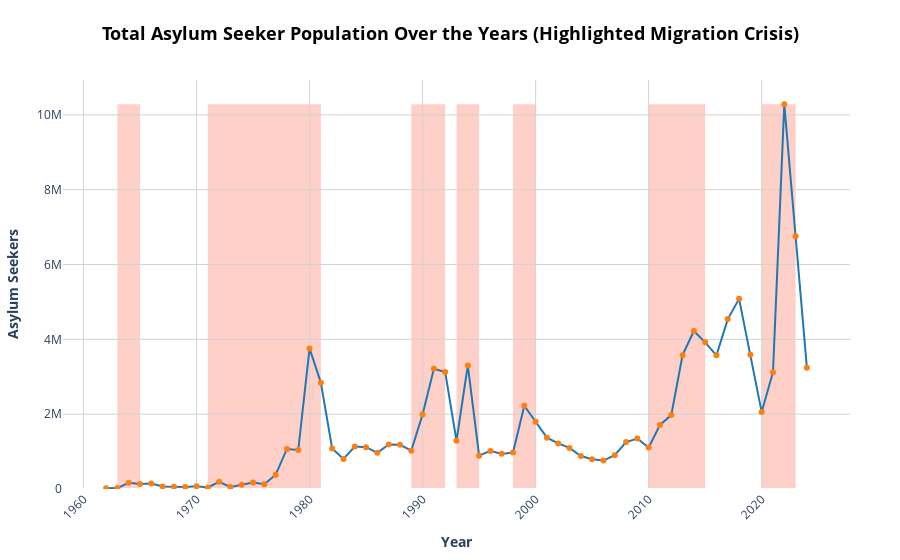

This figure's notebook cell:
### Markdown cell above
## Asylum seekers over the years <a class="anchor" id="total_asylum"></a>
This graph shows how the asylum seeker population behave over the years, <br>
the highlighted zones represent an increment greater than 50%.<br>
Hovering over the graph lets you know which are the top 3 countries that contribute to that year migration.

### Code cell
functions_and_backend.New_asylum_seekers_graph()

### Figure 1 — Plotly figure (JSON) as saved in the notebook; plotly's stock layout.template omitted (floating-point values rounded to 4 significant figures)
{"data": [{"customdata": ["<b>Year: 1962<br>Total: 20,353<br><br>Top three origin countries:</b><br>Angola: 20,277<br>Iraq: 17<br>Dem. Rep. of the Congo: 13<br>Other: 46", "<b>Year: 1963<br>Total: 25,270<br><br>Top three origin countries:</b><br>Sudan: 13,000<br>Rwanda: 7,000<br>Angola: 5,000<br>Other: 270", "<b>Year: 1964<br>Total: 163,790<br><br>Top three origin countries:</b><br>Congo, Republic of: 58,700<br>Rwanda: 38,300<br>Angola: 25,000<br>Other: 41,790", "<b>Year: 1965<br>Total: 135,270<br><br>Top three origin countries:</b><br>Sudan: 61,700<br>Guinea-Bissau: 20,000<br>Angola: 20,000<br>Other: 33,570", "<b>Year: 1966<br>Total: 143,810<br><br>Top three origin countries:</b><br>Congo, Republic of: 45,000<br>Angola: 34,800<br>Sudan: 32,500<br>Other: 31,510", "<b>Year: 1967<br>Total: 68,180<br><br>Top three origin countries:</b><br>Ethiopia: 28,600<br>Sudan: 13,170<br>Angola: 12,400<br>Other: 14,010", "<b>Year: 1968<br>Total: 62,500<br><br>Top three origin countries:</b><br>Sudan: 15,510<br>Angola: 15,060<br>Zambia: 15,000<br>Other: 16,930", "<b>Year: 1969<br>Total: 52,400<br><br>Top three origin countries:</b><br>Angola: 20,480<br>Guinea-Bissau: 11,050<br>Sudan: 9,500<br>Other: 11,370", "<b>Year: 1970<br>Total: 72,513<br><br>Top three origin countries:</b><br>Ethiopia: 23,364<br>Mozambique: 16,720<br>Unknown/other: 7,699<br>Other: 24,730", "<b>Year: 1971<br>Total: 41,398<br><br>Top three origin countries:</b><br>Guinea-Bissau: 13,000<br>Sudan: 5,901<br>Unknown/other: 5,695<br>Other: 16,802", "<b>Year: 1972<br>Total: 192,564<br><br>Top three origin countries:</b><br>Burundi: 129,037<br>Malawi: 20,005<br>Angola: 8,955<br>Other: 34,567", "<b>Year: 1973<br>Total: 55,363<br><br>Top three origin countries:</b><br>Unknown/other: 15,427<br>Rwanda: 10,380<br>Angola: 5,780<br>Other: 23,776", "<b>Year: 1974<br>Total: 116,276<br><br>Top three origin countries:</b><br>Angola: 52,800<br>Unknown/other: 30,597<br>Rwanda: 11,140<br>Other: 21,739", "<b>Year: 1975<br>Total: 174,200<br><br>Top three origin countries:</b><br>Lao People's Dem. Rep.: 57,070<br>Ethiopia: 42,358<br>Cambodia: 26,595<br>Other: 48,177", "<b>Year: 1976<br>Total: 129,442<br><br>Top three origin countries:</b><br>Angola: 27,575<br>Lao People's Dem. Rep.: 23,485<br>Zimbabwe: 18,223<br>Other: 60,159", "<b>Year: 1977<br>Total: 381,959<br><br>Top three origin countries:</b><br>Dem. Rep. of the Congo: 220,721<br>Ethiopia: 42,226<br>Zimbabwe: 37,278<br>Other: 81,734", "<b>Year: 1978<br>Total: 1,070,264<br><br>Top three origin countries:</b><br>Ethiopia: 239,264<br>Myanmar: 196,000<br>Angola: 120,465<br>Other: 514,535", "<b>Year: 1979<br>Total: 1,042,860<br><br>Top three origin countries:</b><br>Ethiopia: 436,430<br>Viet Nam: 207,481<br>Uganda: 85,748<br>Other: 313,201", "<b>Year: 1980<br>Total: 3,758,283<br><br>Top three origin countries:</b><br>Ethiopia: 1,571,956<br>Afghanistan: 1,308,405<br>Uganda: 144,428<br>Other: 733,494", "<b>Year: 1981<br>Total: 2,842,696<br><br>Top three origin countries:</b><br>Afghanistan: 2,354,516<br>Unknown/other: 140,172<br>Viet Nam: 66,870<br>Other: 281,138", "<b>Year: 1982<br>Total: 1,085,662<br><br>Top three origin countries:</b><br>Afghanistan: 515,423<br>Uganda: 115,023<br>Viet Nam: 73,852<br>Other: 381,364", "<b>Year: 1983<br>Total: 804,312<br><br>Top three origin countries:</b><br>Rwanda: 220,655<br>Afghanistan: 204,003<br>Viet Nam: 55,162<br>Other: 324,492", "<b>Year: 1984<br>Total: 1,136,996<br><br>Top three origin countries:</b><br>Ethiopia: 259,530<br>Rwanda: 223,800<br>Chad: 171,865<br>Other: 481,801", "<b>Year: 1985<br>Total: 1,116,991<br><br>Top three origin countries:</b><br>Ethiopia: 334,923<br>Afghanistan: 199,926<br>Chad: 102,567<br>Other: 479,575", "<b>Year: 1986<br>Total: 967,311<br><br>Top three origin countries:</b><br>Afghanistan: 478,105<br>Unknown/other: 85,613<br>Sudan: 46,746<br>Other: 356,847", "<b>Year: 1987<br>Total: 1,187,938<br><br>Top three origin countries:</b><br>Afghanistan: 496,133<br>Sudan: 106,416<br>Mozambique: 106,001<br>Other: 479,388", "<b>Year: 1988<br>Total: 1,181,769<br><br>Top three origin countries:</b><br>Mozambique: 285,593<br>Afghanistan: 102,015<br>Unknown/other: 93,408<br>Other: 700,753", "<b>Year: 1989<br>Total: 1,024,573<br><br>Top three origin countries:</b><br>Mozambique: 220,117<br>Unknown/other: 148,245<br>Sudan: 89,289<br>Other: 566,922", "<b>Year: 1990<br>Total: 1,992,142<br><br>Top three origin countries:</b><br>Liberia: 738,613<br>Ethiopia: 184,368<br>Mozambique: 116,865<br>Other: 952,296", "<b>Year: 1991<br>Total: 3,212,153<br><br>Top three origin countries:</b><br>Iraq: 1,423,062<br>Myanmar: 400,205<br>Serbia and Kosovo: S/RES/1244 (1999): 167,779<br>Other: 1,221,107", "<b>Year: 1992<br>Total: 3,125,044<br><br>Top three origin countries:</b><br>Bosnia and Herzegovina: 460,751<br>Azerbaijan: 300,231<br>Somalia: 286,915<br>Other: 2,077,147", "<b>Year: 1993<br>Total: 1,287,930<br><br>Top three origin countries:</b><br>Liberia: 190,647<br>Togo: 160,618<br>Serbia and Kosovo: S/RES/1244 (1999): 100,330<br>Other: 836,335", "<b>Year: 1994<br>Total: 3,303,742<br><br>Top three origin countries:</b><br>Rwanda: 2,311,231<br>Liberia: 131,609<br>Burundi: 113,160<br>Other: 747,742", "<b>Year: 1995<br>Total: 890,584<br><br>Top three origin countries:</b><br>Croatia: 171,798<br>El Salvador: 75,611<br>Serbia and Kosovo: S/RES/1244 (1999): 59,096<br>Other: 584,079", "<b>Year: 1996<br>Total: 1,018,273<br><br>Top three origin countries:</b><br>Burundi: 147,003<br>Iraq: 92,937<br>Rwanda: 88,614<br>Other: 689,719", "<b>Year: 1997<br>Total: 938,994<br><br>Top three origin countries:</b><br>Burundi: 136,234<br>Sierra Leone: 78,507<br>Dem. Rep. of the Congo: 75,628<br>Other: 648,625", "<b>Year: 1998<br>Total: 977,354<br><br>Top three origin countries:</b><br>Sierra Leone: 283,603<br>Serbia and Kosovo: S/RES/1244 (1999): 131,529<br>Iraq: 41,509<br>Other: 520,713", "<b>Year: 1999<br>Total: 2,224,738<br><br>Top three origin countries:</b><br>Serbia and Kosovo: S/RES/1244 (1999): 990,247<br>Timor-Leste: 280,000<br>Dem. Rep. of the Congo: 144,510<br>Other: 809,981", "<b>Year: 2000<br>Total: 1,796,723<br><br>Top three origin countries:</b><br>Afghanistan: 633,338<br>Dem. Rep. of the Congo: 160,480<br>Eritrea: 101,023<br>Other: 901,882", "<b>Year: 2001<br>Total: 1,372,923<br><br>Top three origin countries:</b><br>Afghanistan: 358,249<br>North Macedonia: 100,193<br>Dem. Rep. of the Congo: 63,609<br>Other: 850,872", "<b>Year: 2002<br>Total: 1,219,163<br><br>Top three origin countries:</b><br>Afghanistan: 128,932<br>Liberia: 116,561<br>Dem. Rep. of the Congo: 74,900<br>Other: 898,770", "<b>Year: 2003<br>Total: 1,097,961<br><br>Top three origin countries:</b><br>Sudan: 123,448<br>Afghanistan: 119,193<br>Liberia: 102,818<br>Other: 752,502", "<b>Year: 2004<br>Total: 880,645<br><br>Top three origin countries:</b><br>Sudan: 161,918<br>Afghanistan: 111,572<br>Dem. Rep. of the Congo: 60,374<br>Other: 546,781", "<b>Year: 2005<br>Total: 796,631<br><br>Top three origin countries:</b><br>Afghanistan: 109,569<br>Togo: 55,914<br>Myanmar: 55,511<br>Other: 575,637", "<b>Year: 2006<br>Total: 760,915<br><br>Top three origin countries:</b><br>Afghanistan: 111,352<br>Somalia: 59,419<br>Iraq: 34,418<br>Other: 555,726", "<b>Year: 2007<br>Total: 903,205<br><br>Top three origin countries:</b><br>Iraq: 187,116<br>Afghanistan: 115,019<br>Somalia: 87,289<br>Other: 513,781", "<b>Year: 2008<br>Total: 1,255,665<br><br>Top three origin countries:</b><br>Somalia: 150,755<br>Iraq: 138,452<br>Afghanistan: 127,441<br>Other: 839,017", "<b>Year: 2009<br>Total: 1,349,840<br><br>Top three origin countries:</b><br>Dem. Rep. of the Congo: 176,031<br>Somalia: 170,907<br>Zimbabwe: 158,450<br>Other: 844,452", "<b>Year: 2010<br>Total: 1,106,948<br><br>Top three origin countries:</b><br>Somalia: 158,643<br>Zimbabwe: 149,377<br>Afghanistan: 136,158<br>Other: 662,770", "<b>Year: 2011<br>Total: 1,713,816<br><br>Top three origin countries:</b><br>Somalia: 336,164<br>Côte d'Ivoire: 241,045<br>Libya: 154,978<br>Other: 981,629", "<b>Year: 2012<br>Total: 1,974,939<br><br>Top three origin countries:</b><br>Syrian Arab Rep.: 680,042<br>Afghanistan: 158,375<br>Mali: 146,221<br>Other: 990,301", "<b>Year: 2013<br>Total: 3,578,218<br><br>Top three origin countries:</b><br>Syrian Arab Rep.: 2,265,655<br>Afghanistan: 148,019<br>Central African Rep.: 96,655<br>Other: 1,067,889", "<b>Year: 2014<br>Total: 4,224,482<br><br>Top three origin countries:</b><br>Syrian Arab Rep.: 1,724,889<br>South Sudan: 501,541<br>Pakistan: 319,028<br>Other: 1,679,024", "<b>Year: 2015<br>Total: 3,919,652<br><br>Top three origin countries:</b><br>Syrian Arab Rep.: 1,453,978<br>Afghanistan: 368,960<br>Burundi: 240,619<br>Other: 1,856,095", "<b>Year: 2016<br>Total: 3,573,444<br><br>Top three origin countries:</b><br>Syrian Arab Rep.: 759,114<br>South Sudan: 739,877<br>Afghanistan: 335,769<br>Other: 1,738,684", "<b>Year: 2017<br>Total: 4,541,717<br><br>Top three origin countries:</b><br>South Sudan: 1,005,888<br>Syrian Arab Rep.: 863,523<br>Myanmar: 677,996<br>Other: 1,994,310", "<b>Year: 2018<br>Total: 5,082,113<br><br>Top three origin countries:</b><br>Venezuela (Bolivarian Republic of): 2,528,744<br>Syrian Arab Rep.: 633,257<br>Afghanistan: 215,770<br>Other: 1,704,342", "<b>Year: 2019<br>Total: 3,591,477<br><br>Top three origin countries:</b><br>Venezuela (Bolivarian Republic of): 1,524,529<br>Afghanistan: 231,785<br>Syrian Arab Rep.: 142,197<br>Other: 1,692,966", "<b>Year: 2020<br>Total: 2,055,803<br><br>Top three origin countries:</b><br>Venezuela (Bolivarian Republic of): 572,886<br>Afghanistan: 175,760<br>Azerbaijan: 91,409<br>Other: 1,215,748", "<b>Year: 2021<br>Total: 3,122,800<br><br>Top three origin countries:</b><br>Afghanistan: 917,020<br>Venezuela (Bolivarian Republic of): 664,963<br>Syrian Arab Rep.: 126,992<br>Other: 1,413,825", "<b>Year: 2022<br>Total: 10,285,610<br><br>Top three origin countries:</b><br>Ukraine: 5,780,042<br>Venezuela (Bolivarian Republic of): 1,223,672<br>Afghanistan: 816,434<br>Other: 2,465,462", "<b>Year: 2023<br>Total: 6,754,870<br><br>Top three origin countries:</b><br>Ukraine: 1,082,208<br>Venezuela (Bolivarian Republic of): 1,021,351<br>Sudan: 810,161<br>Other: 3,841,150", "<b>Year: 2024<br>Total: 3,239,238<br><br>Top three origin countries:</b><br>Venezuela (Bolivarian Republic of): 680,192<br>Sudan: 465,878<br>Ukraine: 418,261<br>Other: 1,674,907"], "hovertemplate": "%{customdata}", "line": {"color": "#1f77b4", "width": 2}, "marker": {"color": "#ff7f0e", "size": 6}, "mode": "lines+markers", "name": "Total Asylum Seekers", "type": "scatter", "x": [1962, 1963, 1964, 1965, 1966, 1967, 1968, 1969, 1970, 1971, 1972, 1973, 1974, 1975, 1976, 1977, 1978, 1979, 1980, 1981, 1982, 1983, 1984, 1985, 1986, 1987, 1988, 1989, 1990, 1991, 1992, 1993, 1994, 1995, 1996, 1997, 1998, 1999, 2000, 2001, 2002, 2003, 2004, 2005, 2006, 2007, 2008, 2009, 2010, 2011, 2012, 2013, 2014, 2015, 2016, 2017, 2018, 2019, 2020, 2021, 2022, 2023, 2024], "y": [20353, 25270, 163790, 135270, 143810, 68180, 62500, 52400, 72513, 41398, 192564, 55363, 116276, 174200, 129442, 381959, 1070264, 1042860, 3758283, 2842696, 1085662, 804312, 1136996, 1116991, 967311, 1187938, 1181769, 1024573, 1992142, 3212153, 3125044, 1287930, 3303742, 890584, 1018273, 938994, 977354, 2224738, 1796723, 1372923, 1219163, 1097961, 880645, 796631, 760915, 903205, 1255665, 1349840, 1106948, 1713816, 1974939, 3578218, 4224482, 3919652, 3573444, 4541717, 5082113, 3591477, 2055803, 3122800, 10285610, 6754870, 3239238]}], "layout": {"hoverlabel": {"bgcolor": "white", "font": {"family": "Arial", "size": 12}}, "margin": {"b": 50, "l": 50, "r": 50, "t": 80}, "plot_bgcolor": "white", "shapes": [{"fillcolor": "rgba(255, 99, 71, 0.3)", "layer": "below", "line": {"width": 0}, "type": "rect", "x0": 1963, "x1": 1965, "y0": 0, "y1": 10285610}, {"fillcolor": "rgba(255, 99, 71, 0.3)", "layer": "below", "line": {"width": 0}, "type": "rect", "x0": 1971, "x1": 1973, "y0": 0, "y1": 10285610}, {"fillcolor": "rgba(255, 99, 71, 0.3)", "layer": "below", "line": {"width": 0}, "type": "rect", "x0": 1973, "x1": 1976, "y0": 0, "y1": 10285610}, {"fillcolor": "rgba(255, 99, 71, 0.3)", "layer": "below", "line": {"width": 0}, "type": "rect", "x0": 1976, "x1": 1979, "y0": 0, "y1": 10285610}, {"fillcolor": "rgba(255, 99, 71, 0.3)", "layer": "below", "line": {"width": 0}, "type": "rect", "x0": 1979, "x1": 1981, "y0": 0, "y1": 10285610}, {"fillcolor": "rgba(255, 99, 71, 0.3)", "layer": "below", "line": {"width": 0}, "type": "rect", "x0": 1989, "x1": 1992, "y0": 0, "y1": 10285610}, {"fillcolor": "rgba(255, 99, 71, 0.3)", "layer": "below", "line": {"width": 0}, "type": "rect", "x0": 1993, "x1": 1995, "y0": 0, "y1": 10285610}, {"fillcolor": "rgba(255, 99, 71, 0.3)", "layer": "below", "line": {"width": 0}, "type": "rect", "x0": 1998, "x1": 2000, "y0": 0, "y1": 10285610}, {"fillcolor": "rgba(255, 99, 71, 0.3)", "layer": "below", "line": {"width": 0}, "type": "rect", "x0": 2010, "x1": 2015, "y0": 0, "y1": 10285610}, {"fillcolor": "rgba(255, 99, 71, 0.3)", "layer": "below", "line": {"width": 0}, "type": "rect", "x0": 2020, "x1": 2023, "y0": 0, "y1": 10285610}], "title": {"font": {"color": "black", "size": 18}, "text": "<b>Total Asylum Seeker Population Over the Years (Highlighted Migration Crisis)</b>", "x": 0.5}, "xaxis": {"gridcolor": "lightgrey", "showgrid": true, "tickangle": -45, "title": {"text": "<b>Year</b>"}, "zeroline": false}, "yaxis": {"gridcolor": "lightgrey", "rangemode": "tozero", "showgrid": true, "title": {"text": "<b>Asylum Seekers</b>"}}}}
